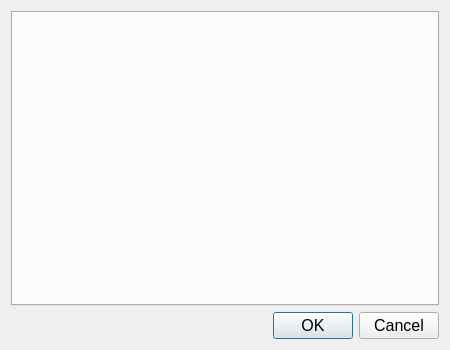
<?xml version="1.0" encoding="UTF-8"?>
<ui version="4.0">
    <class>ConfEditDialog</class>
    <widget class="QDialog" name="ConfEditDialog">
        <property name="windowModality">
            <enum>Qt::WindowModal</enum>
        </property>
        <property name="geometry">
            <rect>
                <x>0</x>
                <y>0</y>
                <width>450</width>
                <height>350</height>
            </rect>
        </property>
        <property name="font">
            <font>
                <pointsize>12</pointsize>
            </font>
        </property>
        <property name="windowTitle">
            <string>Config editor</string>
        </property>
        <layout class="QVBoxLayout" name="verticalLayout">
            <item>
                <widget class="QTabWidget" name="tabWidget"/>
            </item>
            <item>
                <widget class="QDialogButtonBox" name="buttonBox">
                    <property name="orientation">
                        <enum>Qt::Horizontal</enum>
                    </property>
                    <property name="standardButtons">
                        <set>QDialogButtonBox::Cancel|QDialogButtonBox::Ok</set>
                    </property>
                </widget>
            </item>
        </layout>
    </widget>
    <resources/>
    <connections>
        <connection>
            <sender>buttonBox</sender>
            <signal>accepted()</signal>
            <receiver>ConfEditDialog</receiver>
            <slot>accept()</slot>
            <hints>
                <hint type="sourcelabel">
                    <x>248</x>
                    <y>254</y>
                </hint>
                <hint type="destinationlabel">
                    <x>157</x>
                    <y>274</y>
                </hint>
            </hints>
        </connection>
        <connection>
            <sender>buttonBox</sender>
            <signal>rejected()</signal>
            <receiver>ConfEditDialog</receiver>
            <slot>reject()</slot>
            <hints>
                <hint type="sourcelabel">
                    <x>316</x>
                    <y>260</y>
                </hint>
                <hint type="destinationlabel">
                    <x>286</x>
                    <y>274</y>
                </hint>
            </hints>
        </connection>
    </connections>
</ui>
